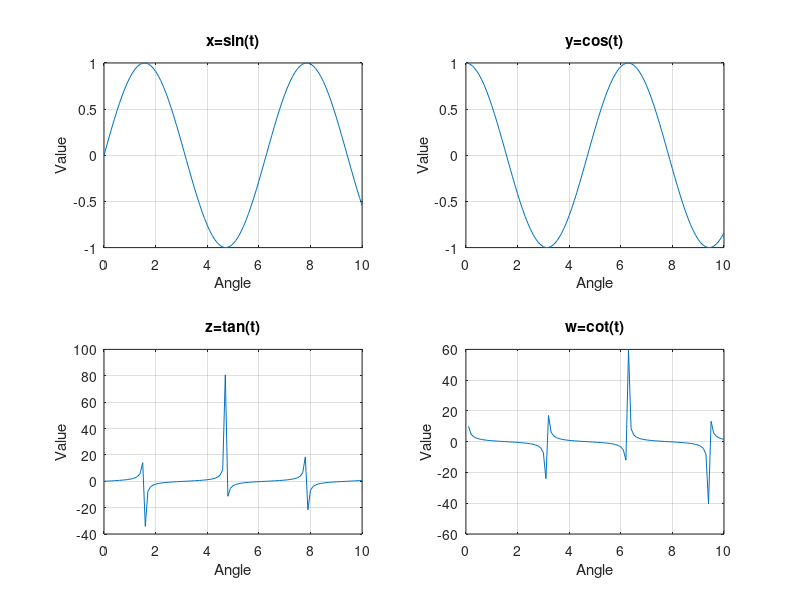

Source code (MATLAB):
clear all
clc
t=0:.1:10;
x=sin(t);
subplot(2,2,1);
plot(t,x);
grid on;
title('x=sin(t)')
xlabel('Angle');
ylabel('Value');
y=cos(t);
subplot(2,2,2);
plot(t,y);
grid on;
title('y=cos(t)')
xlabel('Angle');
ylabel('Value');
z=tan(t);
subplot(2,2,3);
plot(t,z);
grid on;
title('z=tan(t)')
xlabel('Angle');
ylabel('Value');
w=cot(t);
subplot(2,2,4);
plot(t,w);
grid on;
title('w=cot(t)')
xlabel('Angle');
ylabel('Value');


